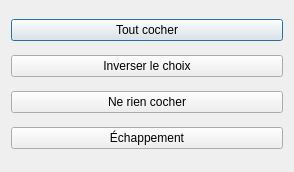
<?xml version="1.0" encoding="UTF-8"?>
<ui version="4.0">
 <class>checkBoxDialog</class>
 <widget class="QDialog" name="checkBoxDialog">
  <property name="geometry">
   <rect>
    <x>0</x>
    <y>0</y>
    <width>294</width>
    <height>172</height>
   </rect>
  </property>
  <property name="windowTitle">
   <string>Gestion des cases à cocher</string>
  </property>
  <property name="windowIcon">
   <iconset>
    <normaloff>images/scolasync.png</normaloff>images/scolasync.png</iconset>
  </property>
  <layout class="QVBoxLayout" name="verticalLayout">
   <item>
    <widget class="QPushButton" name="allButton">
     <property name="toolTip">
      <string>Cocher tous les baladeurs</string>
     </property>
     <property name="statusTip">
      <string>Cocher tous les baladeurs</string>
     </property>
     <property name="text">
      <string>Tout cocher</string>
     </property>
     <property name="icon">
      <iconset>
       <normaloff>images/icons16/emotes/face-smile.png</normaloff>images/icons16/emotes/face-smile.png</iconset>
     </property>
    </widget>
   </item>
   <item>
    <widget class="QPushButton" name="ToggleButton">
     <property name="toolTip">
      <string>Inverser le choix de baladeurs&lt;br&gt;Les baladeurs cochés seront décochés, et inversement</string>
     </property>
     <property name="statusTip">
      <string>Inverser le choix de baladeurs&lt;br&gt;Les baladeurs cochés seront décochés, et inversement</string>
     </property>
     <property name="text">
      <string>Inverser le choix</string>
     </property>
     <property name="icon">
      <iconset>
       <normaloff>images/icons16/emotes/face-wink.png</normaloff>images/icons16/emotes/face-wink.png</iconset>
     </property>
    </widget>
   </item>
   <item>
    <widget class="QPushButton" name="NoneButton">
     <property name="toolTip">
      <string>Désélectionner les baladeurs</string>
     </property>
     <property name="statusTip">
      <string>Désélectionner les baladeurs</string>
     </property>
     <property name="text">
      <string>Ne rien cocher</string>
     </property>
     <property name="icon">
      <iconset>
       <normaloff>images/icons16/emotes/face-angel.png</normaloff>images/icons16/emotes/face-angel.png</iconset>
     </property>
    </widget>
   </item>
   <item>
    <widget class="QPushButton" name="escButton">
     <property name="toolTip">
      <string>Ne rien faire</string>
     </property>
     <property name="statusTip">
      <string>Ne rien faire</string>
     </property>
     <property name="text">
      <string>Échappement</string>
     </property>
     <property name="icon">
      <iconset>
       <normaloff>images/icons16/emotes/face-monkey.png</normaloff>images/icons16/emotes/face-monkey.png</iconset>
     </property>
    </widget>
   </item>
  </layout>
 </widget>
 <resources/>
 <connections/>
</ui>
